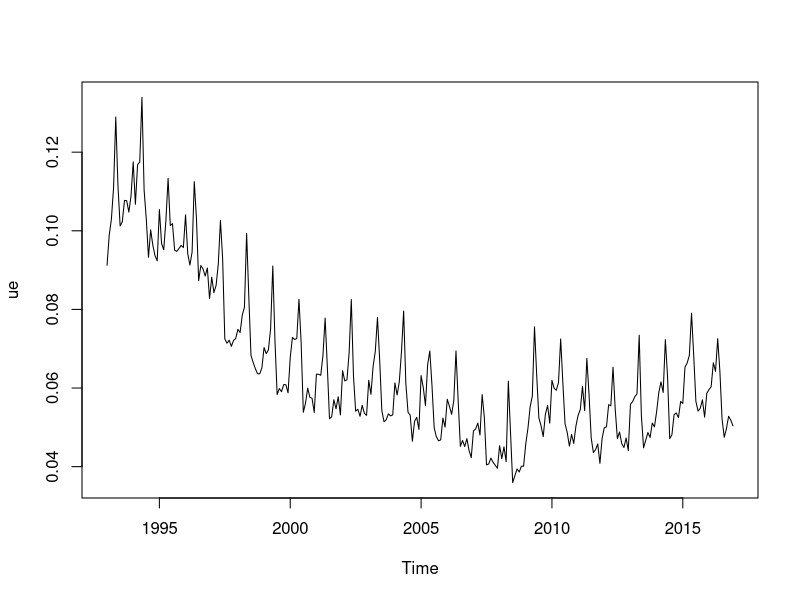
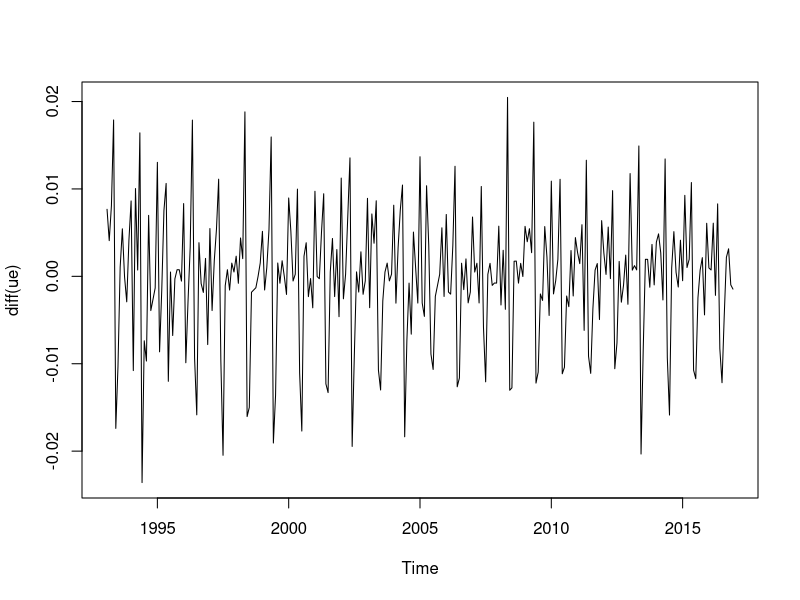
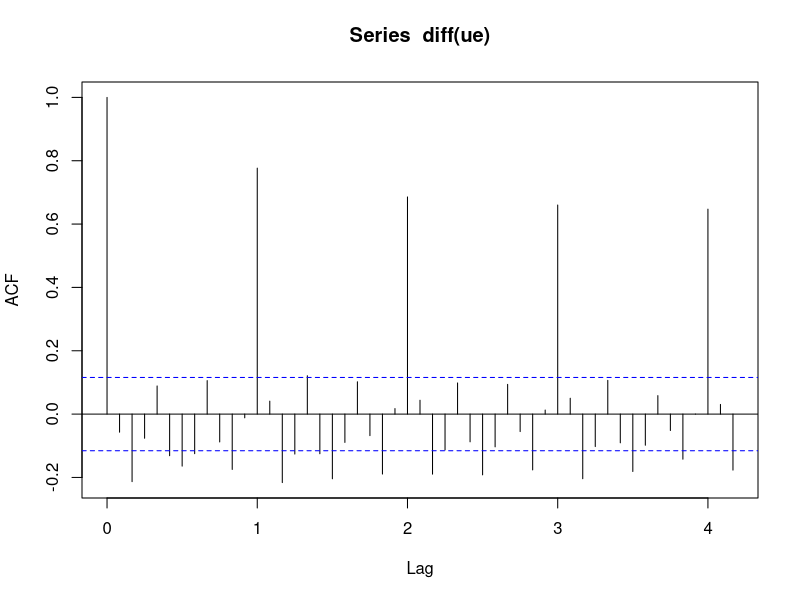
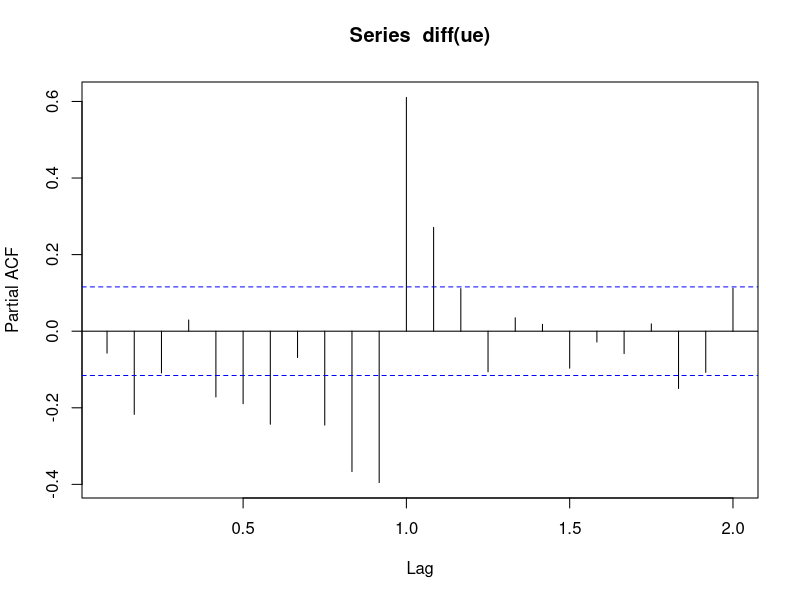
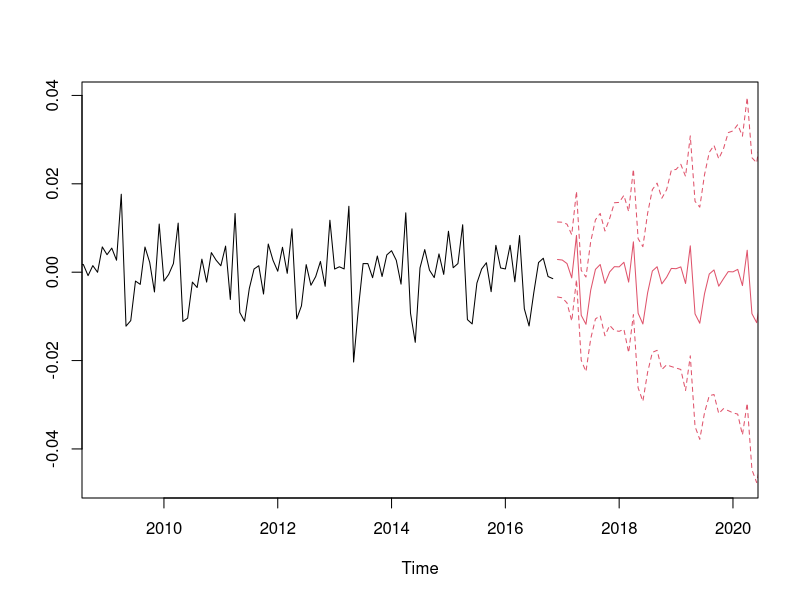
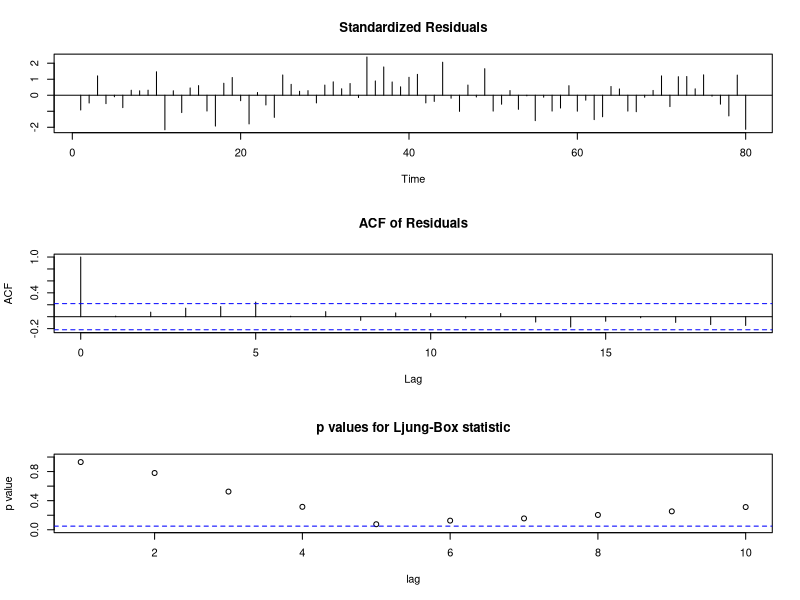
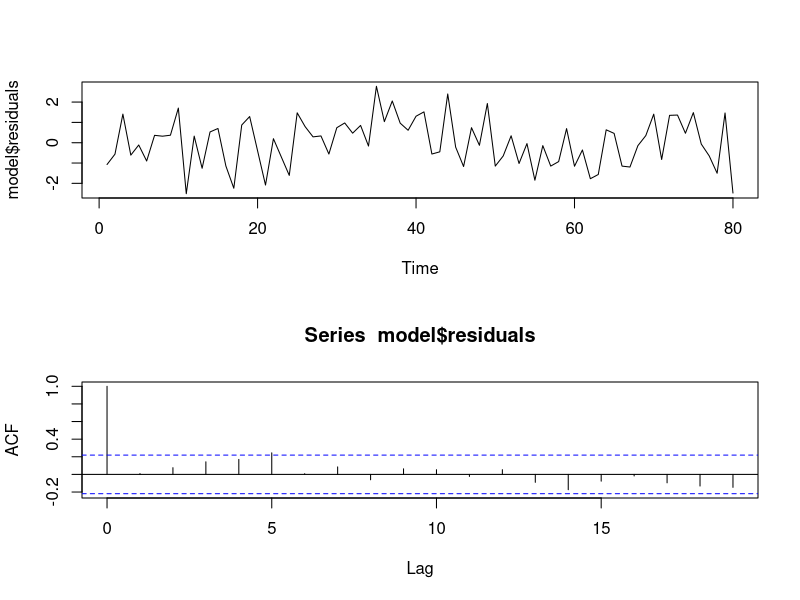

Generate these figures, in order, with R:
#T1

#a

empl <- read.csv2("empl.csv", header=TRUE)

osuus <- empl$unempl/empl$population

ue <- ts(osuus, start=1993, frequency=12)

ts.plot(ue)

ts.plot(diff(ue))

#Ennemmin erotussarjaa voisi mallintaa stationaarisella ARMA-mallilla.

#Tutkitaan vielä autokorrelaatioita erotussarjalle

acf(diff(ue), lag.max = 50)

pacf(diff(ue))

#b

diff_ue <- ts(diff(ue), start=1993, frequency = 12)

arima_p <- function(p, P) {
  return (arima(diff_ue, order=c(p,1,0), seasonal=c(P,0,0)))
}

#P*s + p 

arima20 <- arima_p(2, 0) #2 parametria

arima21 <- arima_p(2, 1) #5 parametria

arima32 <- arima_p(3, 2) #11 parametria

n <- length(diff_ue)

#tavallinen AIC

AIC(arima20, arima21, arima32)

#korjattu AIC

AIC(arima20, k=2*n/(n-4+1))

AIC(arima21, k=2*n/(n-7+1))

AIC(arima32, k=2*n/(n-13+1))

#BIC

AIC(arima20, k=log(n))

AIC(arima21, k=log(n))

AIC(arima32, k=log(n))

#d

p <- predict(arima32, n.ahead=48)
m <- p$pred; s <- p$se
ts.plot(diff_ue, m, m+1.96*s, m-1.96*s, col=c(1,2,2,2), lty=c(1,1,2,2), 
        xlim=c(2009, 2020))

#===============================================================================

#T2

funcc <- function(model, p, q) {
  par(mfrow=c(2,1))
  ts.plot(model$residuals)
  res_acf <- acf(model$residuals)
  
  n <- length(model$residuals)
  
  pval <- rep(NA,20)
  
  for (lag in (p+q+1):20) {
    Q <- n*sum((res_acf$acf[1:lag] ** 2) * (n+2)/(n-(1:lag)))
    pval[lag] <- 1-pchisq(Q, df=lag-p-q)
  }
  print(pval)
  
  #Q <- n*cumsum((n+2)/(n+(1:20)) * res_acf$acf[1:20]**2)
  #Q <- tail(Q, p+q)
  
  #p <- 1-pchisq(Q, df=(p+q:20)-3)
  #print(p)
}

set.seed(12345)
x <- arima.sim(model=list(ar=c(1/2, 1/3)), 80)
fit <- arima(x, order=c(0,0,3))

tsdiag(fit)

funcc(fit, 0, 3)
